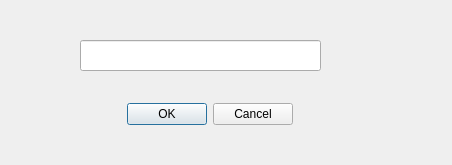
<?xml version="1.0" encoding="UTF-8"?>
<ui version="4.0">
 <class>Form</class>
 <widget class="QWidget" name="Form">
  <property name="geometry">
   <rect>
    <x>0</x>
    <y>0</y>
    <width>452</width>
    <height>165</height>
   </rect>
  </property>
  <property name="windowTitle">
   <string>Form</string>
  </property>
  <widget class="QLineEdit" name="lineEdit">
   <property name="geometry">
    <rect>
     <x>80</x>
     <y>40</y>
     <width>241</width>
     <height>31</height>
    </rect>
   </property>
  </widget>
  <widget class="QDialogButtonBox" name="buttonBox">
   <property name="geometry">
    <rect>
     <x>100</x>
     <y>100</y>
     <width>193</width>
     <height>28</height>
    </rect>
   </property>
   <property name="standardButtons">
    <set>QDialogButtonBox::Cancel|QDialogButtonBox::Ok</set>
   </property>
  </widget>
 </widget>
 <resources/>
 <connections/>
</ui>
